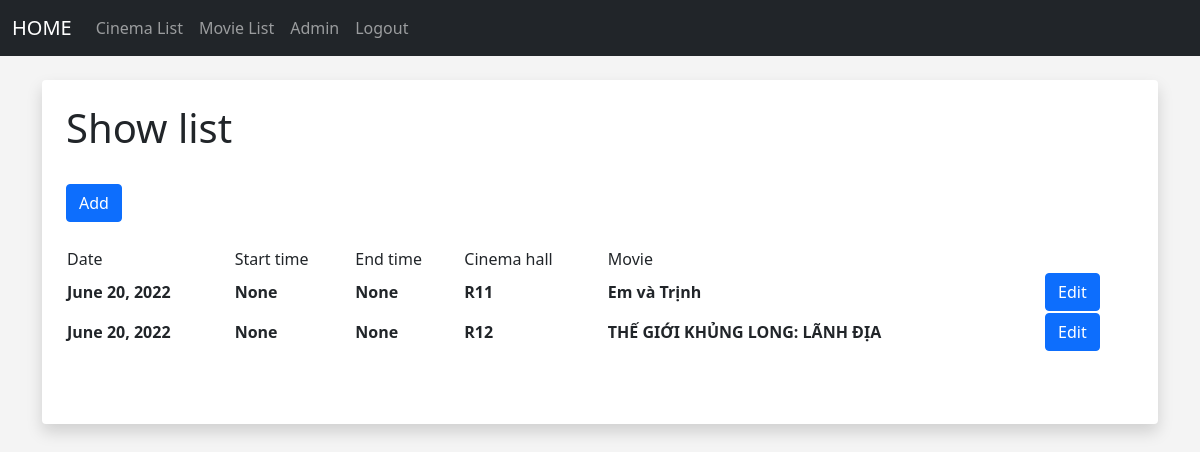
Page /show_list (signed in) on the committed database.
### members/models.py (models this page shows, shortened)
class Show(models.Model):
    date = models.DateField()
    start_time = models.TimeField()
    end_time = models.TimeField()
    cinema_hall_id = models.ForeignKey(Cinema_Hall, on_delete=models.CASCADE)
    movie_id = models.ForeignKey(Movie, on_delete=models.CASCADE)

class Cinema_Hall(models.Model):
    name = models.CharField(max_length=64)
    total_seats = models.IntegerField()
    cinema_id = models.ForeignKey(Cinema, on_delete=models.CASCADE)
    def __str__(self):
        return self.name

class Movie(models.Model):
    title = models.CharField(max_length=256)
    image = models.ImageField(upload_to = "images/")
    description = models.CharField(max_length=512)
    duration = models.IntegerField()
    released_date = models.DateField()
    genre = models.CharField(max_length=256)
    def __str__(self):
        return self.title

### members/views.py (the view)
# urls.py: path('show_list', views.get_all_show, name='show_list'),
def get_all_show(request):
    show_list = Show.objects.all()
    return render(request, 'ui/show_list.html', {'show_list':show_list})

### members/templates/ui/show_list.html (shortened to what this page needs)
{% extends 'ui/base.html' %}
{% block content %}
{% if user.is_superuser %}
	<div class="shadow p-4 mb-5 bg-body rounded">
	<h1>Show list</h1>
    <br/>
    <a href="{% url 'add_show' %}" class="btn btn-primary" role="button">Add</a>
    <br/>
<br/>
<div class="container">
  <div class="row">
    <table>
    <tr>
        <td>Date</td>
        <td>Start time</td>
        <td>End time</td>
        <td>Cinema hall</td>
        <td>Movie</td>
    </tr>
      {% for show in show_list %}
    <tr>
        <th>
          {{show.date}}
        </th>
        <th>
            {{show.start_time}}
        </th>
        <th>
            {{show.end_time}}
        </th>
        <th>
            {{show.cinema_hall_id}}
        </th>
        <th>
            {{show.movie_id}}
        </th>
        <th><a href="" class="btn btn-primary" role="button">Edit</a></th>
    </tr>
      {% endfor %}
    </table>
  </div>
</div>
<br/><br/>
{%else%}
<center>
    <h1>Sorry you don't have permission to access this page</h1>
    </center>
{% endif %}
{% endblock %}

### members/templates/ui/base.html (style rules this page uses)
body { background: #f4f4f4; }

### rows in the picture
Show: date "June 20, 2022", start_time "None", end_time "None", cinema_hall_id "R11", movie_id "Em và Trịnh"
Show: date "June 20, 2022", start_time "None", end_time "None", cinema_hall_id "R12", movie_id "THẾ GIỚI KHỦNG LONG: LÃNH ĐỊA"
